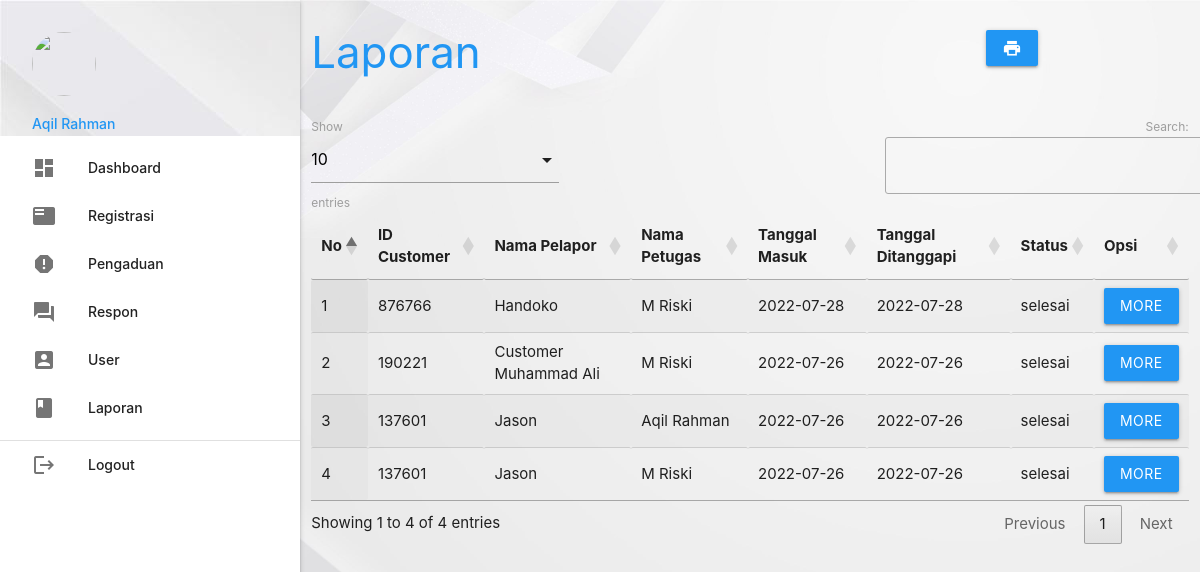
Page /customer_complaint/admin/index.php?p=laporan (signed in) on the committed database.
### tables this page shows
CREATE TABLE `pengaduan` (
  `id_pengaduan` int(5) NOT NULL,
  `tgl_pengaduan` varchar(20) NOT NULL,
  `id_customer` varchar(6) NOT NULL,
  `project` varchar(100) NOT NULL,
  `fitur` varchar(100) NOT NULL,
  `subfitur` varchar(100) NOT NULL,
  `isi_laporan` text NOT NULL,
  `foto` varchar(255) NOT NULL,
  `status` enum('proses','selesai') NOT NULL
);

CREATE TABLE `customer` (
  `id_customer` varchar(6) NOT NULL,
  `nama` varchar(35) NOT NULL,
  `username` varchar(25) NOT NULL,
  `password` varchar(255) NOT NULL,
  `no_telepon` varchar(13) NOT NULL
);

CREATE TABLE `petugas` (
  `id_petugas` int(5) NOT NULL,
  `nama_petugas` varchar(30) NOT NULL,
  `username` varchar(30) NOT NULL,
  `password` varchar(255) NOT NULL,
  `telepon_petugas` varchar(13) NOT NULL,
  `level` enum('admin','petugas') NOT NULL
);

CREATE TABLE `tanggapan` (
  `id_tanggapan` int(5) NOT NULL,
  `id_pengaduan` int(5) NOT NULL,
  `tgl_tanggapan` varchar(20) NOT NULL,
  `tanggapan` text NOT NULL,
  `id_petugas` int(5) NOT NULL
);

### customer_complaint/admin/laporan.php (the view, shortened to what this page needs)
    <div class="row">
    	<div class="col s12 m9">
    		<h3 class="blue-text">Laporan</h3>
    	</div>
    	<div class="col s12 m3">
    		<div class="section"></div>
    		<a class="waves-effect waves-light btn blue" href="cetak.php"><i class="material-icons">print</i></a>
    	</div>
    </div>
    <table id="example" class="display responsive-table" style="width:100%">
    	<thead>
    		<tr>
    			<th>No</th>
    			<th>ID Customer</th>
    			<th>Nama Pelapor</th>
    			<th>Nama Petugas</th>
    			<th>Tanggal Masuk</th>
    			<th>Tanggal Ditanggapi</th>
    			<th>Status</th>
    			<th>Opsi</th>
    		</tr>
    	</thead>
    	<tbody>
    		<?php
$no = 1;
$query = mysqli_query($koneksi, "SELECT * FROM pengaduan INNER JOIN customer ON pengaduan.id_customer=customer.id_customer INNER JOIN tanggapan ON tanggapan.id_pengaduan=pengaduan.id_pengaduan INNER JOIN petugas ON tanggapan.id_petugas=petugas.id_petugas ORDER BY tgl_pengaduan DESC");
while ($r = mysqli_fetch_assoc($query)) { ?>
    			<tr>
    				<td><?php echo $no++; ?></td>
    				<td><?php echo $r['id_customer']; ?></td>
    				<td><?php echo $r['nama']; ?></td>
    				<td><?php echo $r['nama_petugas']; ?></td>
    				<td><?php echo $r['tgl_pengaduan']; ?></td>
    				<td><?php echo $r['tgl_tanggapan']; ?></td>
    				<td><?php echo $r['status']; ?></td>
    				<td><a class="btn blue modal-trigger" href="#laporan?id_tanggapan=<?php echo $r['id_tanggapan'] ?>">More</a></td>
    			</tr>
    		<?php  }
?>
    	</tbody>
    </table>

### rows in the picture
pengaduan: id_customer.id_customer "876766", id_customer.nama "Handoko", petugas.nama_petugas "M Riski", tgl_pengaduan "2022-07-28", tanggapan.tgl_tanggapan "2022-07-28", status "selesai"
pengaduan: id_customer.id_customer "190221", id_customer.nama "Customer Muhammad Ali", petugas.nama_petugas "M Riski", tgl_pengaduan "2022-07-26", tanggapan.tgl_tanggapan "2022-07-26", status "selesai"
pengaduan: id_customer.id_customer "137601", id_customer.nama "Jason", petugas.nama_petugas "Aqil Rahman", tgl_pengaduan "2022-07-26", tanggapan.tgl_tanggapan "2022-07-26", status "selesai"
pengaduan: id_customer.id_customer "137601", id_customer.nama "Jason", petugas.nama_petugas "M Riski", tgl_pengaduan "2022-07-26", tanggapan.tgl_tanggapan "2022-07-26", status "selesai"

### other values in the picture
$_SESSION['data']['nama_petugas'] "Aqil Rahman"
